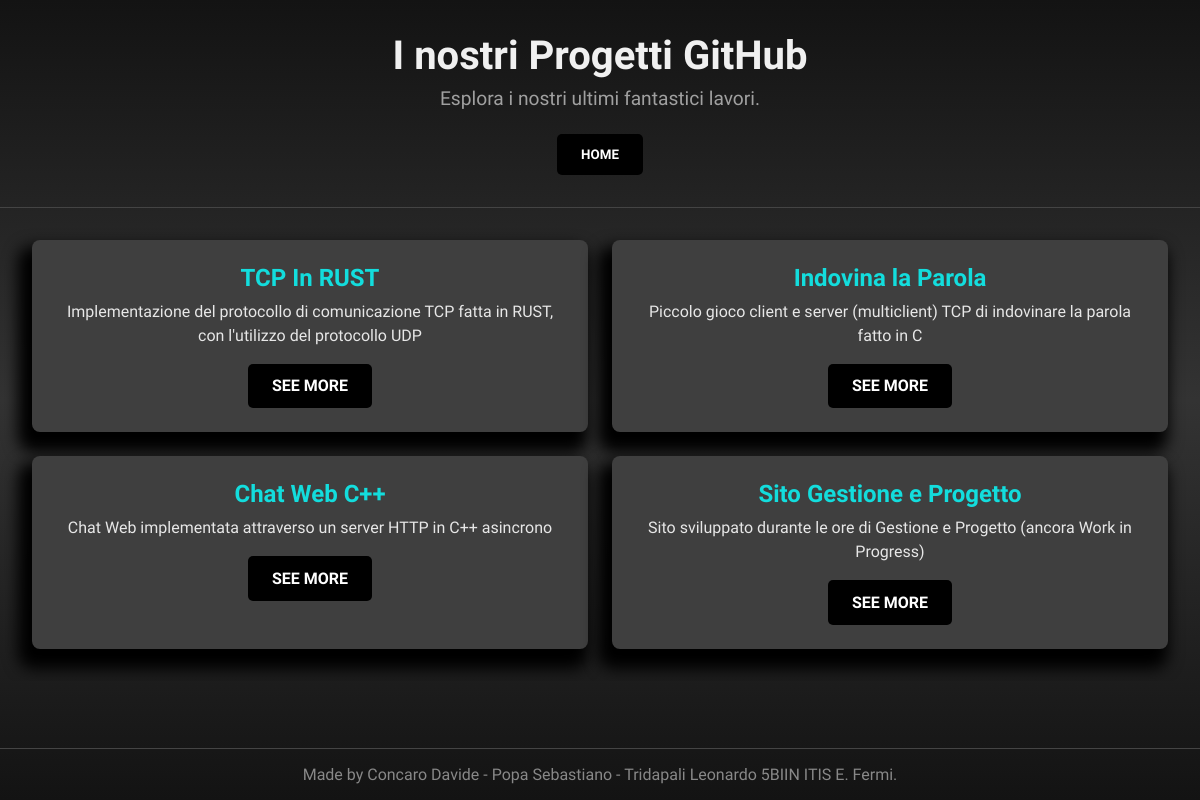
/projects.php, run on an earlier commit of the app's database.
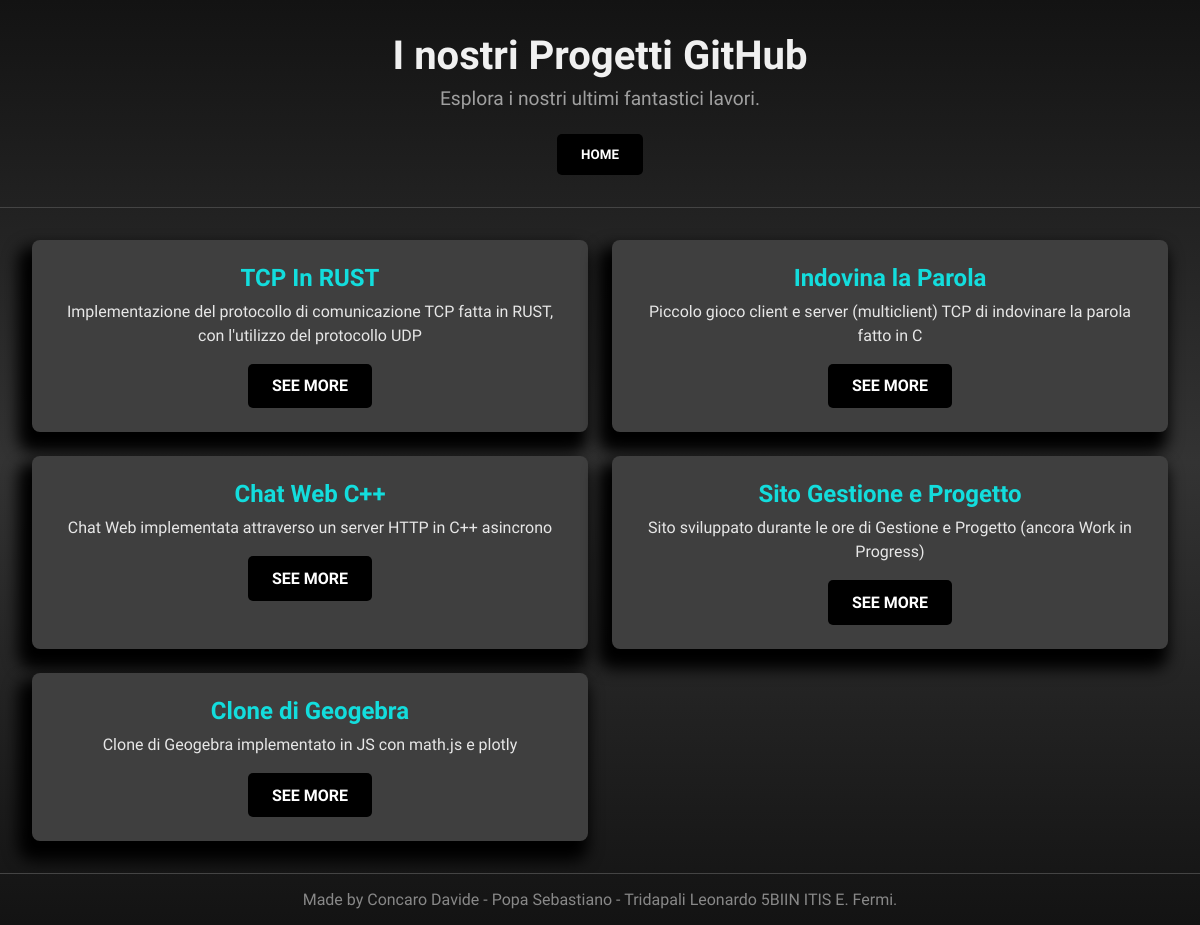
And on a later commit of the database.
### tables this page shows
CREATE TABLE `Projects` (
  `Id` int NOT NULL AUTO_INCREMENT,
  `Title` text NOT NULL,
  `Arg_Desc` text NOT NULL,
  `Link` text NOT NULL,
  PRIMARY KEY (`Id`)
);

### PHP_FUNCTIONS/read_database.php (called while the page is built, shortened)
<?php
function read( $query) {
    try{
        $dsn = "mysql:host=" . db_credentials::$servername . ";dbname=" . db_credentials::$dbname . ";charset=utf8";
        $pdo = new PDO($dsn, db_credentials::$username, db_credentials::$password);
        $pdo -> setAttribute(PDO::ATTR_ERRMODE, PDO::ERRMODE_EXCEPTION);
    }catch(PDOException $e){
        return "errore lettura DB";
    }
    $stmt = $pdo -> prepare($query );
    $stmt->execute();
    $table_rows = $stmt->fetchAll(PDO::FETCH_ASSOC);
    return $table_rows;
}

### PHP_FUNCTIONS/projects_card.php (the view)
<?php
include "read_database.php";
function create_cards(){
    $content = "";
    $table_rows = read("SELECT * from Projects");
    foreach( $table_rows as $data ){
        $content .= "
            <article class=\"project-card\">
                <h2>{$data["Title"]}</h2>
                <p>{$data["Arg_Desc"]}</p>
                <a href=\"{$data["Link"]}\" target=\"_blank\" class=\"btn\">SEE MORE</a>
            </article>
        ";
    }
    return $content;
}

### projects.php (shortened to what this page needs)
<!DOCTYPE html>
<html lang="it">
    <head>
        <link rel="stylesheet" href="CSS/projects.css">
    </head>
    <body>
        <header>
            <h1>I nostri Progetti GitHub</h1>
            <p>Esplora i nostri ultimi fantastici lavori.</p>
            <form action="index.php" method="POST">
                <button class="btn">HOME</button>
            </form>
        </header>
        <section class="projects-grid">
            <?php
                include "PHP_FUNCTIONS/projects_card.php";
                $content = create_cards();
                echo $content;
            ?>
        </section>
        <footer>
            <p>Made by Concaro Davide - Popa Sebastiano - Tridapali Leonardo 5BIIN ITIS E. Fermi.</p>
        </footer>
    </body>
</html>

### CSS/projects.css (style rules this page uses)
* { margin: 0; padding: 0; box-sizing: border-box; font-family: "Sono", monospace; }
body { background: linear-gradient(to bottom, #131313, #333333, #131313); color: #fff; display: flex; flex-direction: column; align-items: center; min-height: 100vh; }
header { text-align: center; padding: 2rem; border-bottom: 1px solid #444; width: 100%; max-width: 1200px; }
header h1 { font-size: 2.5rem; color: #f0f0f0; margin-bottom: 0.5rem; }
header p { color: #a0a0a0; font-size: 1.2rem; margin-bottom: 1.5rem; }
.projects-grid { display: grid; gap: 1.5rem; padding: 2rem; grid-template-columns: repeat(2, 1fr); width: 100%; max-width: 1200px; overflow-x: hidden; overflow-y: scroll; }
.project-card { background: #3f3f3f; padding: 1.5rem; border-radius: 8px; transition: transform 0.3s, background 0.3s; text-align: center; box-shadow: -7px 13px 15px 7px #000000 }
.project-card h2 { font-size: 1.5rem; margin-bottom: 0.5rem; color: #13dddd; }
.project-card p { color: #e7e7e7; margin-bottom: 1rem; font-size: 1rem; line-height: 1.5; }
.btn { display: inline-block; padding: 0.8rem 1.5rem; border-radius: 5px; border:none; border-color: transparent; color: #fff; background: #000000; text-decoration: none; font-weight: bold; }
footer { padding: 1rem; text-align: center; color: #888; width: 100%; border-top: 1px solid #444; margin-top: auto; }

What changed in the data, as far as the page shows it:
added projects: Title "Clone di Geogebra", Arg_Desc "Clone di Geogebra implementato in JS con math.js e plotly"
